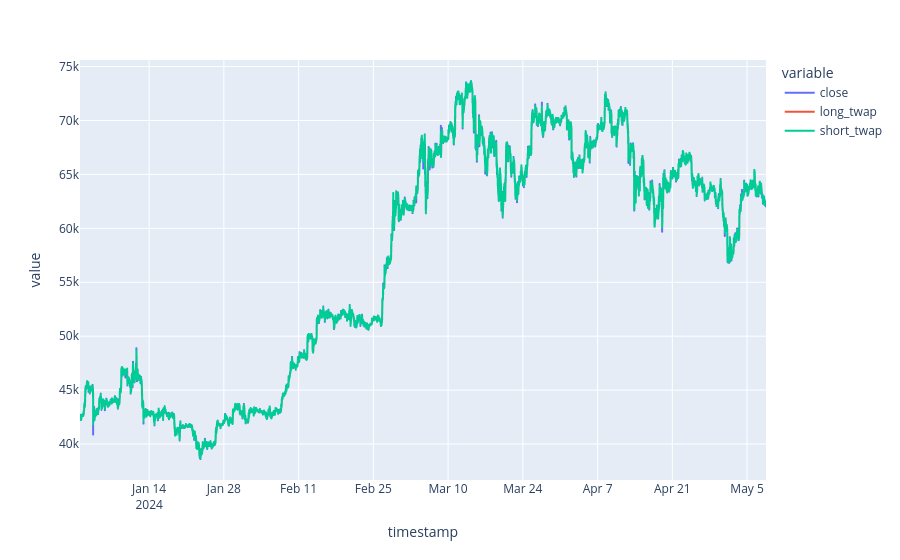

The code cell stored with this chart in its notebook:
### Code cell
df_twaps.plot()

### Figure 1 — Plotly figure (JSON) as saved in the notebook; plotly's stock layout.template omitted (floating-point values rounded to 4 significant figures; data arrays with more than 128 entries replaced by an {"elided": "..."} marker saying what was removed)
{"data": [{"hovertemplate": "variable=close<br>timestamp=%{x}<br>value=%{y}<extra></extra>", "legendgroup": "close", "line": {"color": "#636efa", "dash": "solid"}, "marker": {"symbol": "circle"}, "mode": "lines", "name": "close", "showlegend": true, "type": "scattergl", "x": {"elided": "18505 str values"}, "xaxis": "x", "y": {"elided": "18505 float values"}, "yaxis": "y"}, {"hovertemplate": "variable=long_twap<br>timestamp=%{x}<br>value=%{y}<extra></extra>", "legendgroup": "long_twap", "line": {"color": "#EF553B", "dash": "solid"}, "marker": {"symbol": "circle"}, "mode": "lines", "name": "long_twap", "showlegend": true, "type": "scattergl", "x": {"elided": "18505 str values"}, "xaxis": "x", "y": {"elided": "18505 float values"}, "yaxis": "y"}, {"hovertemplate": "variable=short_twap<br>timestamp=%{x}<br>value=%{y}<extra></extra>", "legendgroup": "short_twap", "line": {"color": "#00cc96", "dash": "solid"}, "marker": {"symbol": "circle"}, "mode": "lines", "name": "short_twap", "showlegend": true, "type": "scattergl", "x": {"elided": "18505 str values"}, "xaxis": "x", "y": {"elided": "18505 float values"}, "yaxis": "y"}], "layout": {"legend": {"title": {"text": "variable"}, "tracegroupgap": 0}, "margin": {"t": 60}, "xaxis": {"anchor": "y", "domain": [0, 1], "title": {"text": "timestamp"}}, "yaxis": {"anchor": "x", "domain": [0, 1], "title": {"text": "value"}}}}
